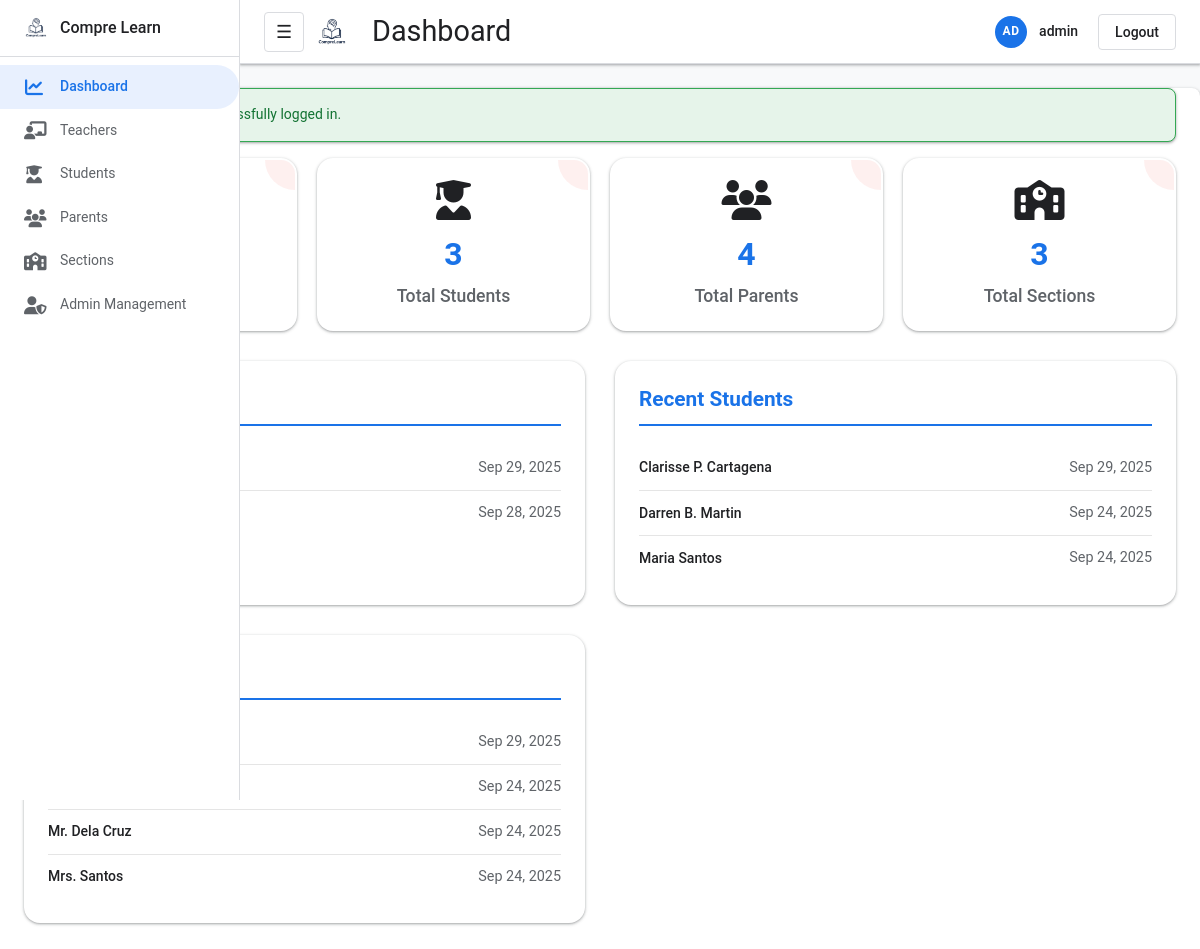
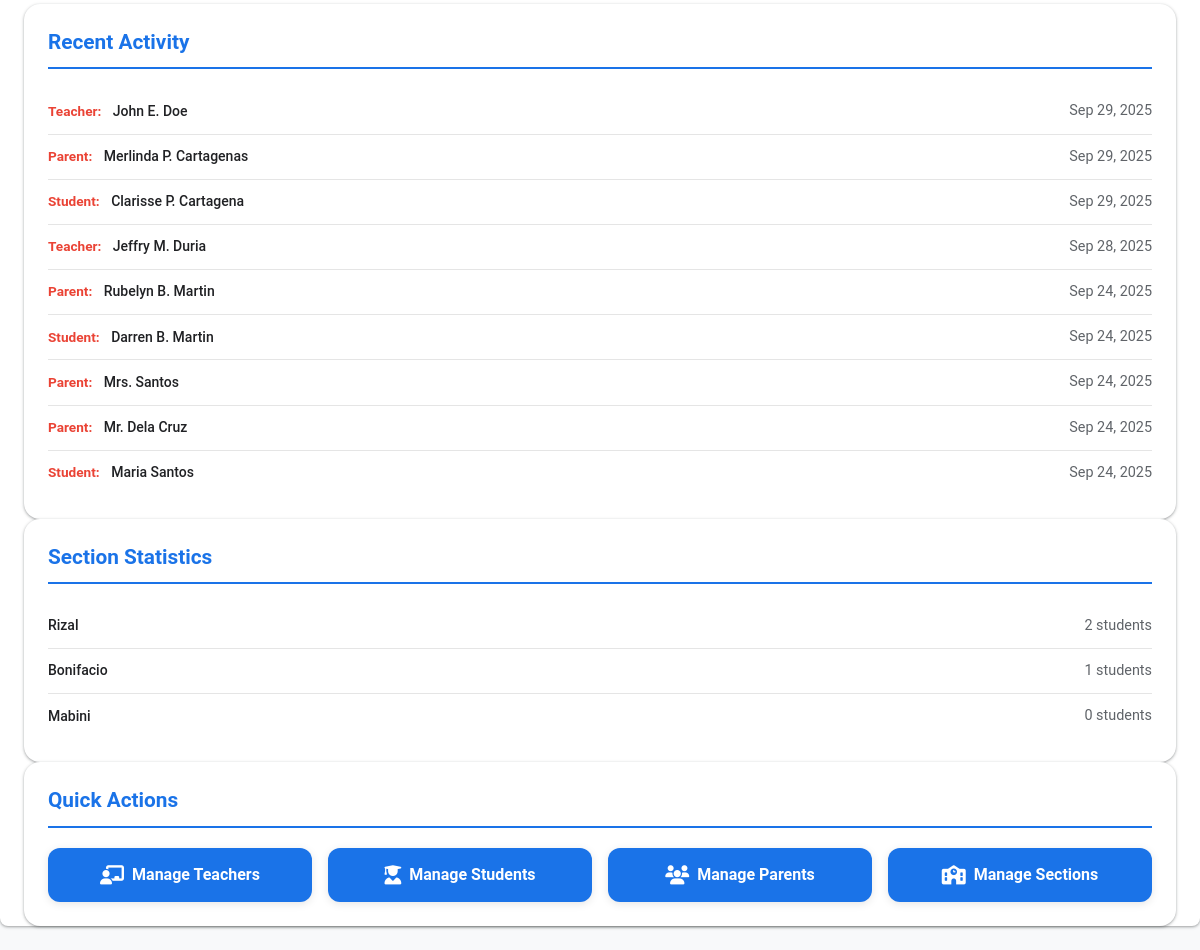
The page /Admin/admin_dashboard.php?login=success (signed in) on the database its author committed (2 pictures, top to bottom).
### tables this page shows
CREATE TABLE `teachers` (
  `id` int(11) NOT NULL,
  `name` varchar(100) NOT NULL,
  `username` varchar(100) NOT NULL,
  `email` varchar(100) NOT NULL,
  `password` varchar(255) NOT NULL,
  `created_at` timestamp NOT NULL DEFAULT current_timestamp(),
  `updated_at` timestamp NOT NULL DEFAULT current_timestamp() ON UPDATE current_timestamp()
);

CREATE TABLE `students` (
  `id` int(11) NOT NULL,
  `student_id` varchar(50) DEFAULT NULL,
  `name` varchar(100) NOT NULL,
  `student_number` varchar(50) NOT NULL,
  `email` varchar(100) NOT NULL,
  `gender` enum('male','female') DEFAULT NULL,
  `password` varchar(255) NOT NULL,
  `section_id` int(11) DEFAULT NULL,
  `created_at` timestamp NOT NULL DEFAULT current_timestamp(),
  `updated_at` timestamp NOT NULL DEFAULT current_timestamp() ON UPDATE current_timestamp()
);

CREATE TABLE `parents` (
  `id` int(11) NOT NULL,
  `username` varchar(50) NOT NULL,
  `name` varchar(100) NOT NULL,
  `email` varchar(100) NOT NULL,
  `password` varchar(255) NOT NULL,
  `student_id` int(11) DEFAULT NULL,
  `created_at` timestamp NOT NULL DEFAULT current_timestamp()
);

### Admin/includes/admin_init.php (called while the page is built, shortened)
<?php
function h($v) {
    return htmlspecialchars((string)$v, ENT_QUOTES, 'UTF-8');
}
?>

### Admin/admin_dashboard.php (the view, shortened to what this page needs)
<?php
require_once __DIR__ . '/includes/admin_init.php';
$teacher_count = $conn->query("SELECT COUNT(*) AS cnt FROM teachers")->fetch_assoc()['cnt'];
$student_count = $conn->query("SELECT COUNT(*) AS cnt FROM students")->fetch_assoc()['cnt'];
$parent_count = $conn->query("SELECT COUNT(*) AS cnt FROM parents")->fetch_assoc()['cnt'];
$section_count = $conn->query("SELECT COUNT(*) AS cnt FROM sections")->fetch_assoc()['cnt'];
$recent_teachers = $conn->query("SELECT name, created_at FROM teachers ORDER BY created_at DESC LIMIT 5");
$recent_students = $conn->query("SELECT name, created_at FROM students ORDER BY created_at DESC LIMIT 5");
$recent_parents = $conn->query("SELECT name, created_at FROM parents ORDER BY created_at DESC LIMIT 5");
$recent_activity = $conn->query("
    SELECT 'teacher' as type, name, created_at FROM teachers
    UNION ALL
    SELECT 'student' as type, name, created_at FROM students
    UNION ALL
    SELECT 'parent' as type, name, created_at FROM parents
    ORDER BY created_at DESC LIMIT 10
");
$sections_with_counts = $conn->query("
    SELECT s.name, COUNT(st.id) as student_count
    FROM sections s
    LEFT JOIN students st ON s.id = st.section_id
    GROUP BY s.id, s.name
    ORDER BY student_count DESC
");
?>
<div class="dashboard-stats">
    <div class="stat-card" onclick="window.location.href='admin_teachers.php'">
                <div class="stat-number"><?php echo $teacher_count; ?></div>
                <div class="stat-label">Total Teachers</div>
    </div>
    <div class="stat-card" onclick="window.location.href='admin_students.php'">
        <i class="fas fa-user-graduate stat-icon"></i>
                <div class="stat-number"><?php echo $student_count; ?></div>
                <div class="stat-label">Total Students</div>
    </div>
    <div class="stat-card" onclick="window.location.href='admin_parents.php'">
        <i class="fas fa-users stat-icon"></i>
                <div class="stat-number"><?php echo $parent_count; ?></div>
                <div class="stat-label">Total Parents</div>
    </div>
    <div class="stat-card" onclick="window.location.href='admin_sections.php'">
        <i class="fas fa-school stat-icon"></i>
                <div class="stat-number"><?php echo $section_count; ?></div>
                <div class="stat-label">Total Sections</div>
    </div>
        </div>
<div class="dashboard-content">
    <div class="activity-section">
        <h3>Recent Teachers</h3>
        <ul class="activity-list">
            <?php while($teacher = $recent_teachers->fetch_assoc()): ?>
            <li class="activity-item">
                <span class="activity-name"><?php echo h($teacher['name']); ?></span>
                <span class="activity-date"><?php echo date('M j, Y', strtotime($teacher['created_at'])); ?></span>
            </li>
                        <?php endwhile; ?>
        </ul>
                </div>
    <div class="activity-section">
        <h3>Recent Students</h3>
        <ul class="activity-list">
            <?php while($student = $recent_students->fetch_assoc()): ?>
            <li class="activity-item">
                <span class="activity-name"><?php echo h($student['name']); ?></span>
                <span class="activity-date"><?php echo date('M j, Y', strtotime($student['created_at'])); ?></span>
            </li>
                        <?php endwhile; ?>
        </ul>
                </div>
    <div class="activity-section">
        <h3>Recent Parents</h3>
        <ul class="activity-list">
            <?php while($parent = $recent_parents->fetch_assoc()): ?>
            <li class="activity-item">
                <span class="activity-name"><?php echo h($parent['name']); ?></span>
                <span class="activity-date"><?php echo date('M j, Y', strtotime($parent['created_at'])); ?></span>
            </li>
                        <?php endwhile; ?>
        </ul>
        </div>
    </div>
    <div class="activity-section">
        <h3>Recent Activity</h3>
        <ul class="activity-list">
            <?php while($activity = $recent_activity->fetch_assoc()): ?>
            <li class="activity-item">
                <span class="activity-name">
                    <span class="activity-type"><?php echo ucfirst($activity['type']); ?>:</span>
                    <?php echo h($activity['name']); ?>
                </span>
                <span class="activity-date"><?php echo date('M j, Y', strtotime($activity['created_at'])); ?></span>
            </li>
                        <?php endwhile; ?>
        </ul>
    </div>
    <div class="activity-section">
        <h3>Section Statistics</h3>
        <ul class="activity-list">
            <?php while($section = $sections_with_counts->fetch_assoc()): ?>
            <li class="activity-item">
                <span class="activity-name"><?php echo h($section['name']); ?></span>
                <span class="activity-date"><?php echo $section['student_count']; ?> students</span>
            </li>
                        <?php endwhile; ?>
        </ul>
    </div>
<div class="quick-actions">
    <h3>Quick Actions</h3>
    <div class="quick-actions-grid">
        <a href="admin_teachers.php" class="quick-action-btn">
            <i class="fas fa-chalkboard-teacher"></i>
            Manage Teachers
        </a>
        <a href="admin_students.php" class="quick-action-btn">
            <i class="fas fa-user-graduate"></i>
            Manage Students
        </a>
        <a href="admin_parents.php" class="quick-action-btn">
            <i class="fas fa-users"></i>
            Manage Parents
        </a>
        <a href="admin_sections.php" class="quick-action-btn">
            <i class="fas fa-school"></i>
            Manage Sections
        </a>
        </div>
    </div>
<?php
require_once __DIR__ . '/includes/admin_layout.php';
?>

### Admin/includes/admin_layout.php (style rules this page uses)
:root { --gmail-bg: #f8f9fa; --gmail-white: #ffffff; --gmail-surface: #ffffff; --gmail-primary: #1a73e8; --gmail-primary-hover: #1557b0; --gmail-secondary: #ea4335; --gmail-text: #202124; --gmail-text-secondary: #5f6368; --gmail-border: #dadce0; --gmail-hover: #f1f3f4; --gmail-shadow: 0 1px 2px 0 rgba(60,64,67,0.3), 0 1px 3px 1px rgba(60,64,67,0.15); --gmail-shadow-hover: 0 1px 3px 0 rgba(60,64,67,0.3), 0 4px 8px 3px rgba(60,64,67,0.15); --light-bg: #f8f9fa; --light-bg-secondary: #ffffff; --light-surface: #ffffff; --primary-accent: #1a73e8; --secondary-accent: #ea4335; --light-text: #202124; --grey-text: #5f6368; --card-shadow: 0 1px 2px 0 rgba(60,64,67,0.3), 0 1px 3px 1px rgba(60,64,67,0.15); }
* { margin: 0; padding: 0; box-sizing: border-box; font-family: 'Google Sans', 'Roboto', 'Segoe UI', Tahoma, Geneva, Verdana, sans-serif; }
body { background: var(--gmail-bg); color: var(--gmail-text); min-height: 100vh; overflow-x: hidden; font-size: 14px; line-height: 1.4; }

### Admin/admin_dashboard.php (style rules this page uses)
.dashboard-stats { display: grid; grid-template-columns: repeat(auto-fit, minmax(250px, 1fr)); gap: 20px; margin-bottom: 30px; }
.stat-card { background: var(--gmail-white); color: var(--gmail-text); border: 2px solid transparent; box-shadow: var(--gmail-shadow); transition: border-color .3s, box-shadow .3s, transform .2s; position: relative; overflow: hidden; border-radius: 16px; padding: 24px; text-align: center; cursor: pointer; }
.stat-card::before { content: ""; position: absolute; right: -30px; top: -30px; width: 60px; height: 60px; background: var(--gmail-secondary); opacity: .08; border-radius: 50%; z-index: 0; }
.stat-icon { font-size: 2.5rem; margin-bottom: 12px; display: block; }
.stat-number { font-size: 2.5rem; font-weight: 700; margin-bottom: 8px; color: var(--gmail-primary); }
.stat-label { color: var(--gmail-text-secondary); font-size: 1.1rem; font-weight: 500; }
.dashboard-content { display: grid; grid-template-columns: 1fr 1fr; gap: 30px; margin-bottom: 30px; }
.activity-section { background: var(--gmail-white); color: var(--gmail-text); padding: 24px; border-radius: 16px; box-shadow: var(--gmail-shadow); animation: fadeIn .7s; }
.activity-section h3 { color: var(--gmail-primary); margin-bottom: 20px; font-size: 1.3rem; border-bottom: 2px solid var(--gmail-primary); padding-bottom: 10px; }
.activity-list { list-style: none; padding: 0; margin: 0; }
.activity-item { display: flex; justify-content: space-between; align-items: center; padding: 12px 0; border-bottom: 1px solid rgba(0,0,0,0.1); }
.activity-item:last-child { border-bottom: none; }
.activity-name { font-weight: 500; color: var(--gmail-text); }
.activity-date { color: var(--gmail-text-secondary); font-size: 0.9rem; }
.activity-type { color: var(--gmail-secondary); font-weight: 600; font-size: 0.85rem; margin-right: 8px; }
.quick-actions { background: var(--gmail-white); color: var(--gmail-text); padding: 24px; border-radius: 16px; box-shadow: var(--gmail-shadow); animation: fadeIn .7s; grid-column: 1 / -1; }
.quick-actions h3 { color: var(--gmail-primary); margin-bottom: 20px; font-size: 1.3rem; border-bottom: 2px solid var(--gmail-primary); padding-bottom: 10px; }
.quick-actions-grid { display: grid; grid-template-columns: repeat(auto-fit, minmax(200px, 1fr)); gap: 16px; }
.quick-action-btn { background: var(--gmail-primary); color: #fff; border: none; padding: 16px 20px; border-radius: 12px; cursor: pointer; font-weight: 600; font-size: 1rem; box-shadow: 0 2px 8px rgba(0,0,0,0.10); transition: background .3s, transform .2s; text-decoration: none; display: flex; align-items: center; justify-content: center; gap: 8px; }
.quick-action-btn i { font-size: 1.2rem; }
@media (max-width: 1200px) { .dashboard-stats { gap: 20px; } }
@media (max-width: 1200px) { .stat-card { padding: 20px; } }
@media (max-width: 1200px) { .stat-icon { font-size: 2.5rem; } }
@media (max-width: 1200px) { .stat-number { font-size: 2rem; } }
@media (max-width: 1200px) { .quick-actions-grid { gap: 16px; } }

### rows shown on the page
teachers: created_at "Sep 29, 2025"
teachers: created_at "Sep 28, 2025"
students: name "Clarisse P. Cartagena", created_at "Sep 29, 2025"
students: name "Darren B. Martin", created_at "Sep 24, 2025"
students: name "Maria Santos", created_at "Sep 24, 2025"
parents: created_at "Sep 29, 2025"
parents: created_at "Sep 24, 2025"
parents: name "Mr. Dela Cruz", created_at "Sep 24, 2025"
parents: name "Mrs. Santos", created_at "Sep 24, 2025"

### other values the page prints
$page_title "Dashboard"
generateInitials($adminName) "AD"
$adminName "admin"
$student_count "3"
$parent_count "4"
$section_count "3"
$activity['type'] "Teacher"
$activity['name'] "John E. Doe"
date('M j, Y', strtotime($activity['created_at'])) "Sep 29, 2025"
$activity['type'] "Parent"
$activity['name'] "Merlinda P. Cartagenas"
$activity['type'] "Student"
$activity['name'] "Clarisse P. Cartagena"
$activity['name'] "Jeffry M. Duria"
date('M j, Y', strtotime($activity['created_at'])) "Sep 28, 2025"
